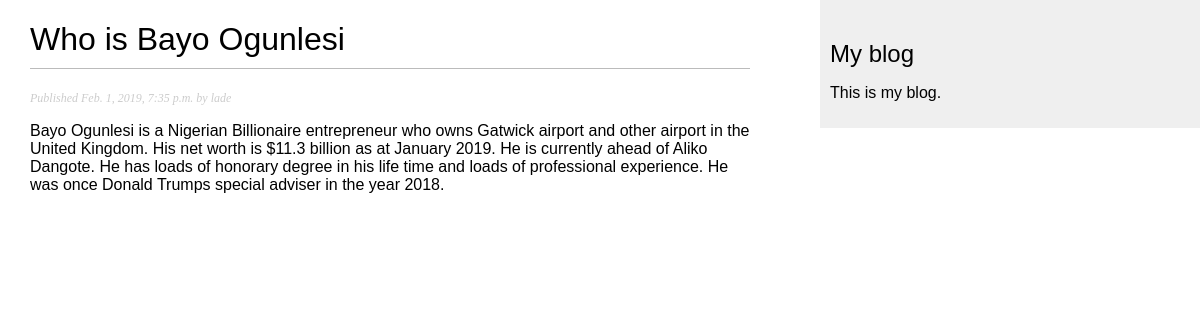
The page /blog/2019/2/1/who-is-bayo-ogunlesi/ on the database its author committed.
### blog/models.py (models this page shows, shortened)
class Post(models.Model):
    STATUS_CHOICES = (
        ('draft', 'Draft'),
        ('published', 'Published'),
    )
    title = models.CharField(max_length=250)
    slug = models.SlugField(max_length=250, unique_for_date='publish')
    author = models.ForeignKey(User, on_delete=models.CASCADE, related_name='blog_posts')
    body = models.TextField()
    publish = models.DateTimeField(default=timezone.now)
    created = models.DateTimeField(auto_now_add=True)
    updated = models.DateTimeField(auto_now=True)
    status = models.CharField(max_length=10, choices=STATUS_CHOICES, default='draft')
    objects = models.Manager() # The default manager.
    published = PublishedManager() # Our custom manager.

### blog/views.py (the view)
def post_detail(request, year, month, day, post):
    post = get_object_or_404(Post, slug=post,
                                    status='published',
                                    publish__year=year,
                                    publish__month=month,
                                    publish__day=day)
    return render(request,
                    'blog/post/detail.html',
                    {'post': post})

### blog/templates/blog/post/detail.html (shortened to what this page needs)
{% extends "blog/base.html" %}
{% block content %}
    <h1>{{ post.title }}</h1>
    <p class="date">
        Published {{ post.publish }} by {{ post.author }}
    </p>
    {{ post.body|linebreaks }}
{% endblock %}

### blog/static/css/blog.css (style rules this page uses)
body { margin:0; padding:0; font-family:helvetica, sans-serif; }
h1 { font-weight:normal; border-bottom:1px solid #bbb; padding:0 0 10px 0; }
p.date { color:#ccc; font-family: georgia, serif; font-size: 12px; font-style: italic; }

### rows shown on the page
Post: title "Who is Bayo Ogunlesi", publish "Feb. 1, 2019, 7:35 p.m.", author "lade", body "Bayo Ogunlesi is a Nigerian Billionaire entrepreneur who owns Gatwick airport and other airport in the United Kingdom. His net worth is $11.3 billion as at January 2019. He is currently ahead of Aliko Dangote. He has loads of honorary degree in his life time and loads of professional experience. He was once Donald Trumps special adviser in the year 2018."
